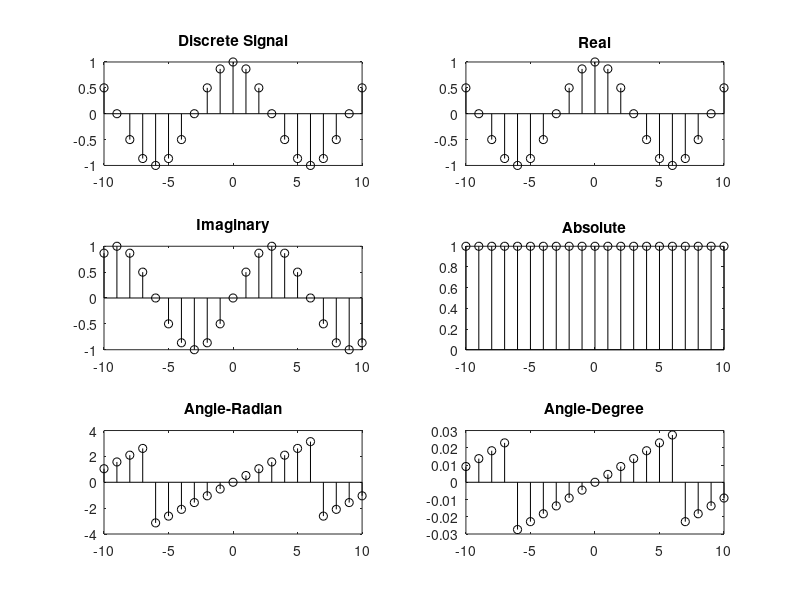

Reproduce this figure in MATLAB.
clc
clear all
n=-10:1:10;
x=exp(j*pi*n/6);
subplot(3,2,1)
stem(n,x,'k')
title('Discrete Signal')
R=real(x);
Im=imag(x);
Ab=abs(x);
Angle=angle(x);

subplot(3,2,2)
stem(n,R,'k')
title('Real')

subplot(3,2,3)
stem(n,Im, 'k')
title('Imaginary')

subplot(3,2,4)
stem(n,Ab,'k')
title('Absolute')

subplot(3,2,5)
stem(n,Angle,'k')
title('Angle-Radian')

AngleD=Angle*pi/360;
subplot(3,2,6)
stem(n,AngleD,'k')
title('Angle-Degree')